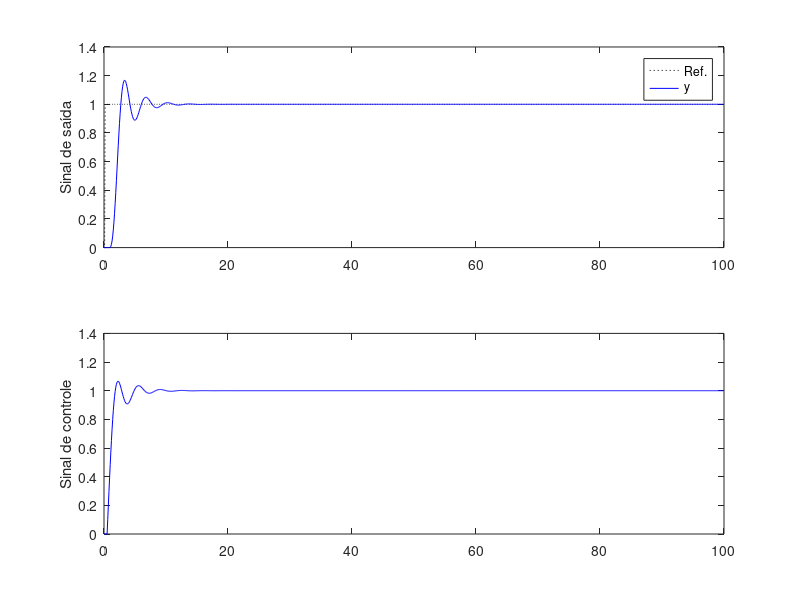

Reproduce this figure in MATLAB.
%% Atividade 04: 
% Projetar o sistemas GMVC incrementais de ordem mínima 
clear all; close all; clc;

%% Planta b) G(s) = ( 4/(s^{2}+2s+4) )*e^{-0.3s}
Ts = 0.1; % periodo de amostragem (s)
d = round((0.3/Ts) + 1);   % atraso discreto (em amostras)
lambida = 10;

    g = 1;          % ganho do sistema
    wn = 2;         % frequencia natural (rad/s)
    zeta = 0.5;     % fator de amortecimento

Gs = tf(g*wn^2, [1  2*zeta*wn   wn^2])
Gz = c2d(Gs,Ts, 'zoh')

Az = Gz.den{1};
    a0 = Az(1); a1 = Az(2); a2 = Az(3);
Bz = Gz.num{1};
    b0 = Bz(2); b1 = Bz(3);

    % Ampliar o modelo para incluir a diferença discreta.
    % Δ = 1-z^-1
    DAz = conv(Az,[1 -1]);
        da0 = DAz(1); da1 = DAz(2); da2 = DAz(3); da3 = DAz(4);

    % Equação Diofantina
        % E(z)= e0 + e1*z^{-1} + e2*z^{-2} + e3*z^{-3}
        % F(z)= f0 + f1*z^{-1} + f2*z^{-2}
    e0 = 1;
    e1 = -da1;
    e2 = -da2-da1*e1;
    e3 = -da3-da2*e1-da1*e2;
    f0 = -da3*e1-da2*e2-da1*e3;
    f1 = -da3*e2-da2*e3;
    f2 = -da3*e3;
    
    % R(z)
    r0 = b0*e0+lambida;
    r1 = b0*e1+b1*e0;
    r2 = b0*e2+b1*e1;
    r3 = b0*e3+b1*e2;
    r4 = b1*e3;

%% Simulação no dominio do tempo
tfinal = 100; % tempo de simulação (em segundos)
N = round( tfinal/Ts );
t = 0:Ts:N*Ts-Ts;

    % Sinal de referencia
    ref(1:N) = 0; ref(3:N) = 1;
    % ref(1:5)=0;
    % ref(6: round( N/3 ))=1;
    % ref(1+round( N/3 ): round(2*N/3) )=2.5;
    % ref(1+round( 2*N/3 ): N )= 4;

    % Perturbação de carga
    v1 = zeros(1,N); v1(round(N/3):round(2*N/3)) = 0*0.5;

    % Ruído sensor
    v2 = 0*wgn(1,N,1e-4,'linear');

    % Ruído de processo
    w = 0*wgn(1,N,1e-6,'linear');

    % Condições iniciais
    y(1:5) = 0; u(1:5) = 0; du(1:5) = 0; dw(1:5) = 0;

for k = 6:N

    % Variação do ruído de processo
    dw(k) = w(k) - w(k-1);

    % Modelo da planta
    y(k) = (1/da0)*( -da1*y(k-1)-da2*y(k-2)-da3*y(k-3)+b0*du(k-4)+b1*du(k-5)+dw(k) ...
                     +v1(k)+da1*v1(k-1)+da2*v1(k-2)+da3*v1(k-3) ...
                     +v2(k)+da1*v2(k-1)+da2*v2(k-2) );

    % Controlador
    du(k) = (1/r0)*( -r1*du(k-1)-r2*du(k-2)-r3*du(k-3)-r4*du(k-4)+ref(k-4)-f0*y(k)-f1*y(k-1)-f2*y(k-2) ); 
    u(k) = u(k-1) +du(k);
end

% Plot
figure;
subplot(211)
    plot(t,ref,':k',t,y,'b');
    ylabel('Sinal de saída');
    legend('Ref.','y');
subplot(212)
    plot(t,u,'b');
    ylabel('Sinal de controle');

%% Análise de seguimento de referência do tipo degrau com base nos índices ISE+ISU

    % Integral of Squared Error (ISE)
        % ISE pequeno = controle agressivo
    ISE = sum((ref - y).^2)
    
    % Integral of Squared Control Increment (ISU)
        % ISU pequeno = controle conservador
    ISU = sum(du.^2)
